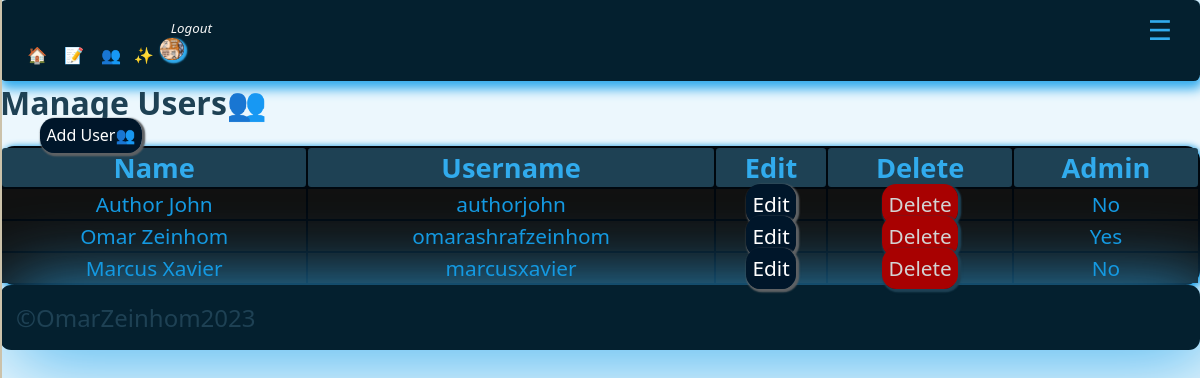
The page /adminpanel/manage_users.php (signed in) on the database as committed earlier.
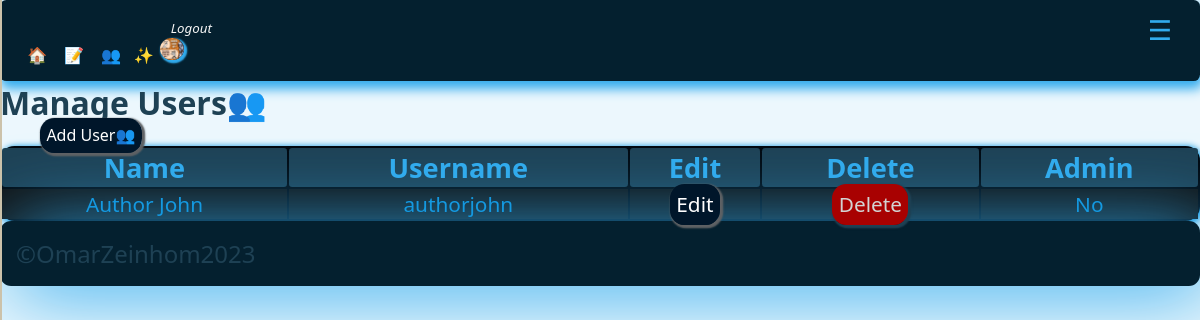
The same page on the database as committed later.
### tables this page shows
CREATE TABLE `users` (
  `id` int(11) UNSIGNED NOT NULL,
  `firstname` varchar(50) NOT NULL,
  `lastname` varchar(50) NOT NULL,
  `username` varchar(50) NOT NULL,
  `email` varchar(100) NOT NULL,
  `password` varchar(255) NOT NULL,
  `avatar` varchar(255) NOT NULL,
  `is_admin` tinyint(1) NOT NULL
);

### adminpanel/manage_users.php (the view, shortened to what this page needs)
<?php
$page__title = 'Manage Users👥';
include('./partials/sidenav/sidenav.php');
$current_admin_id = $_SESSION['user-id'];
$query = "SELECT * FROM users WHERE NOT id=$current_admin_id";
$users = mysqli_query($connect__db, $query);
?>
<h1><?php echo $page__title; ?></h1>
<ul>
    <li class='app__sidenav-item'><a href="<?= HOME_URL ?>add_user.php" class="app__link-btn">Add
            User👥</a></li>
</ul>
<div class="section__center" >
    <table class="app__table">
        <thead class="app__thead">
            <tr clas="app__tr">
                <th class="app_th">Name</th>
                <th class="app_th">Username</th>
                <th class="app_th">Edit</th>
                <th class="app_th">Delete</th>
                <th class="app_th">Admin</th>
            </tr>
        </thead>
        <tbody class="app__tbody">
            <?php while ($user = mysqli_fetch_assoc($users)) : ?>
                <tr clas="app__tr">
                    <td class="app__td"><?= " {$user['firstname']} {$user['lastname']}" ?></td>
                    <td class="app__td"><?= "{$user['username']}" ?></td>
                    <td class="app__td"><a href="<?= ADMIN_URL ?>edit_user.php?id=<?= $user['id'] ?>" class="app__link-btn">Edit</a></td>
                    <td class="app__td"><a href="<?= ADMIN_URL ?>delete-user.php?id=<?= $user['id'] ?>" class="app__alert-btn-sm">Delete</a>
                    </td>
                    <td class="app__td"><?= $user['is_admin'] ? 'Yes' : 'No' ?></td>
                </tr>
            <?php endwhile; ?>
        </tbody>
    </table>
</div>
<?php
include('./partials/footer/footer.php');
?>

### adminpanel/partials/header/header.php (shortened to what this page needs)
<!DOCTYPE html>
<html lang="en">
<head>
    <link rel='stylesheet' href='/portfolio/global/styles/css/adminstyles.css'>
</head>
<body>

### adminpanel/partials/nav/nav.php (shortened to what this page needs)
<?php
include('./partials/header/header.php');
if (isset($_SESSION['user-id'])) {
    $id = filter_var($_SESSION['user-id'], FILTER_SANITIZE_NUMBER_INT);
    $query = "SELECT avatar from users WHERE id=$id";
    $result = mysqli_query($connect__db, $query);
    $avatar = mysqli_fetch_assoc($result);
}
?>
<div class="app__sidenav-closed">
    <li class='app__sidenav-item'><a href="<?= ADMIN_URL ?>dashboard.php" class="app__sidenav-itemLink"> 🏠</a></li>
    <li class='app__sidenav-item'><a href="<?= ADMIN_URL ?>manage_posts.php" class="app__sidenav-itemLink">📝</a>
    </li>
    <?php
    if (isset($_SESSION['user_is_admin'])) : ?>
    <li class='app__sidenav-item'><a href="<?= ADMIN_URL ?>manage_users.php" class="app__sidenav-itemLink">👥</a>
    <li class='app__sidenav-item'><a href="<?= ADMIN_URL  ?>manage_categories.php" class="app__sidenav-itemLink">✨</a>
    </li>
    <?php endif; ?>
    <?php if (isset($_SESSION['user-id'])) : ?>
    <li class='app__sidenav-item'>
        <a href="<?= ROOT_URL ?>logout.php" class="app__sidenav-itemLink"><small>
                <i> Logout</i>
            </small>
            <img alt="avatar" class="app__admin__nav-avatar" loading="lazy"
                src="<?= ROOT_URL . 'images/' . $avatar['avatar'] ?>" />
        </a>
    </li>
    <?php else : ?>
    <li class='app__sidenav-item'><a href="<?= ROOT_URL ?>login.php" class="app__sidenav-itemLink">🚪</a>
    </li>
    <?php endif; ?>
</div>

### adminpanel/partials/sidenav/sidenav.php (shortened to what this page needs)
<?php
include('./partials/nav/nav.php');
?>
<span onclick='openAppSideNav()' class="app__sidenav-openBtn" href='javascript:void(0)'>☰</span>
<nav class='app__sidenav' id="appSideNav">
</nav>

### adminpanel/partials/footer/footer.php
<footer class="app__footer">
    <small class="app__footer-small">
        ©OmarZeinhom2023
    </small>
</footer>
</body>
</html>

### global/styles/css/adminstyles.css (style rules this page uses)
.app__admin__nav-avatar { border-radius: 90%; max-width: 1.5rem; max-height: 1.4rem; width: 100%; height: 100%; -o-object-fit: cover; object-fit: cover; background-color: black; box-shadow: 0.1rem 0.1rem 0.1rem 0.1rem var(--color-primary); }
.app__sidenav-closed { top: 0; background-color: var(--color-blackpearl); padding: 1rem 1rem 1rem 1rem; box-shadow: 0.1rem 0.4rem 0.7rem 0.1rem var(--color-primary); width: 100%; max-width: 100%; border-radius: 0.4rem; height: 100%; }
.app__sidenav-openBtn { position: absolute; top: 0; right: 0.25rem; font-size: 1.4rem; margin-top: 0.7rem; margin-right: 1.5rem; cursor: pointer; font-size: 1.7rem; color: var(--color-pictonblue); }
.app__sidenav { height: 100%; width: 0%; overflow-y: hidden; overflow-x: hidden; background: #eae0c8; background: linear-gradient(to bottom, #053d57 0%, #0b004b 100%); background: -ms-linear-gradient(top, #457e99 0%, #00114e 100%); filter: progid:DXImageTransform.Microsoft.gradient(startColorstr="#457e99", endColorstr="#00114e", GradientType=0); border: 0.1rem solid #ccc2aa; box-shadow: inset 0 1px 0 #f9efd7; -webkit-box-shadow: inset 0 1px 0 #f9efd7; -moz-box-shadow: inset 0 1px 0 #f9efd7; top: 0; z-index: 1; position: fixed; overflow-x: hidden; background-color: rgba(17, 17, 17, 0.0666666667); padding-top: 1.5rem; transition: 0.4s ease-in-out; }
.app__sidenav-item { display: inline-block; }
.app__sidenav-itemLink { text-decoration: none; transition: 0.3s all ease-in-out; color: whitesmoke; padding: 0.1rem 0.1rem 0.3rem 0.7rem; transition: 0.3s ease-in-out; }
.app__footer { margin-top: auto; width: 100%; background-color: var(--color-blackpearl); padding: 1rem 4rem 1rem 1rem; box-shadow: 0.7rem 0.4rem 5rem 0.1rem var(--color-primary); width: 100%; max-width: 100%; border-radius: 0.4rem; word-spacing: 1rem; border-radius: 0.7rem; overflow: hidden; bottom: 0; position: static; }
.app__footer-small { font-size: 1.5rem; }
* { box-sizing: border-box; }
.app__table { background-color: var(--color-dark-pearl); text-align: center; box-shadow: 0.1rem 0.1rem 0.4rem 0.1rem var(--color-cerulean); border-radius: 0.9rem; width: 100%; height: 100%; font-size: 1.7rem; }
.app_th { background-color: var(--color-primary-dark); border-radius: 0.2rem; font-size: rem; color: var(--color-primary); }
.app__tbody { background-color: var(--color-darkest-gray); color: var(--color-cerulean); padding: 1rem 1rem 1rem 1rem; }
.app__td { font-size: 1.3rem; }
.app__link-btn { text-decoration: none; color: var(--color-white); transition: 0.3s ease-in all; box-shadow: 0.1rem 0.1rem 0.1rem 0.1rem var(--color-dark-gray); border-radius: 0.9rem; padding: 0.4rem 0.4rem 0.4rem 0.4rem; background-color: var(--color-dark-navyblue); }
.app__alert-btn-sm { text-decoration: none; color: var(--color-lightest-gray); background-color: var(--color-red); transition: 0.3s ease-in all; box-shadow: 0.1rem 0.1rem 0.1rem 0.1rem var(--color-primary-dark); border-radius: 0.9rem; padding: 0.4rem 0.4rem 0.4rem 0.4rem; }
:root { --color-primary: #31abed; --color-alternative: #08405e; --color-primary-dark: #1e4154; --color-bgprimary: #053d57; --color-bgwhitefoam: #ecf7fd; --color-blackpearl: #04202f; --color-tiber: #052638; --color-tarawera: #08405e; --color-greenblue: #0e6da0; --color-cerulean: #1499e1; --color-pictonblue: #31abed; --color-malibu: #72c6f3; --color-sail: #b4e0f8; --color-selago: #f6fbfe; --color-black: black; --color-medium-gray: #7d8184; --color-dark-gray: #5e6164; --color-darkest-gray: #111111; --color-light-gray: #a9a9a9; --color-lightest-gray: #d3d3d3; --color-dark-pearl: #00070e; --color-dark-navyblue: #00162a; --color-white: #ffffff; --color-red: #a80101; --color-dark-red: #700000; --transition-slow: all 3s ease-in-out; --transition-medium: all 1.5s ease-in-out; --transition-fast: all 0.3s ease-in-out; }
* { margin: auto; }
html { height: 100%; width: 100%; }
body { background-color: var(--color-bgwhitefoam); color: var(--color-primary-dark); font-family: system-ui, -apple-system, BlinkMacSystemFont, "Segoe UI", Roboto, Oxygen, Ubuntu, Cantarell, "Open Sans", "Helvetica Neue", sans-serif; width: 100%; }
a { color: #ffffff; }
.section__center { overflow: x-auto; margin: auto; max-width: 1700px; width: 100%; height: 100%; }

Rows that differ between the two databases and show on the page:
removed users: firstname "Omar", lastname "Zeinhom", username "omarashrafzeinhom", is_admin "Yes"
removed users: firstname "Marcus", lastname "Xavier", username "marcusxavier", is_admin "No"
